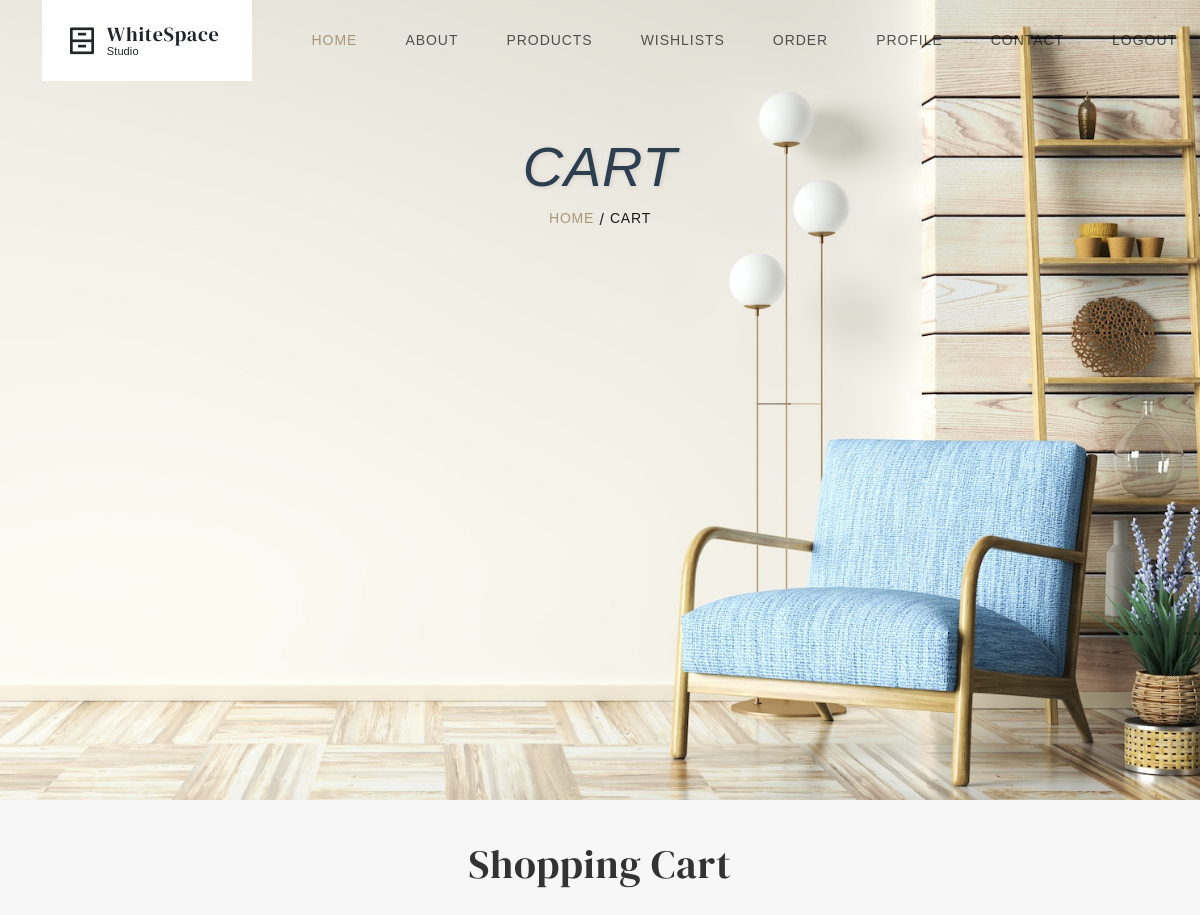
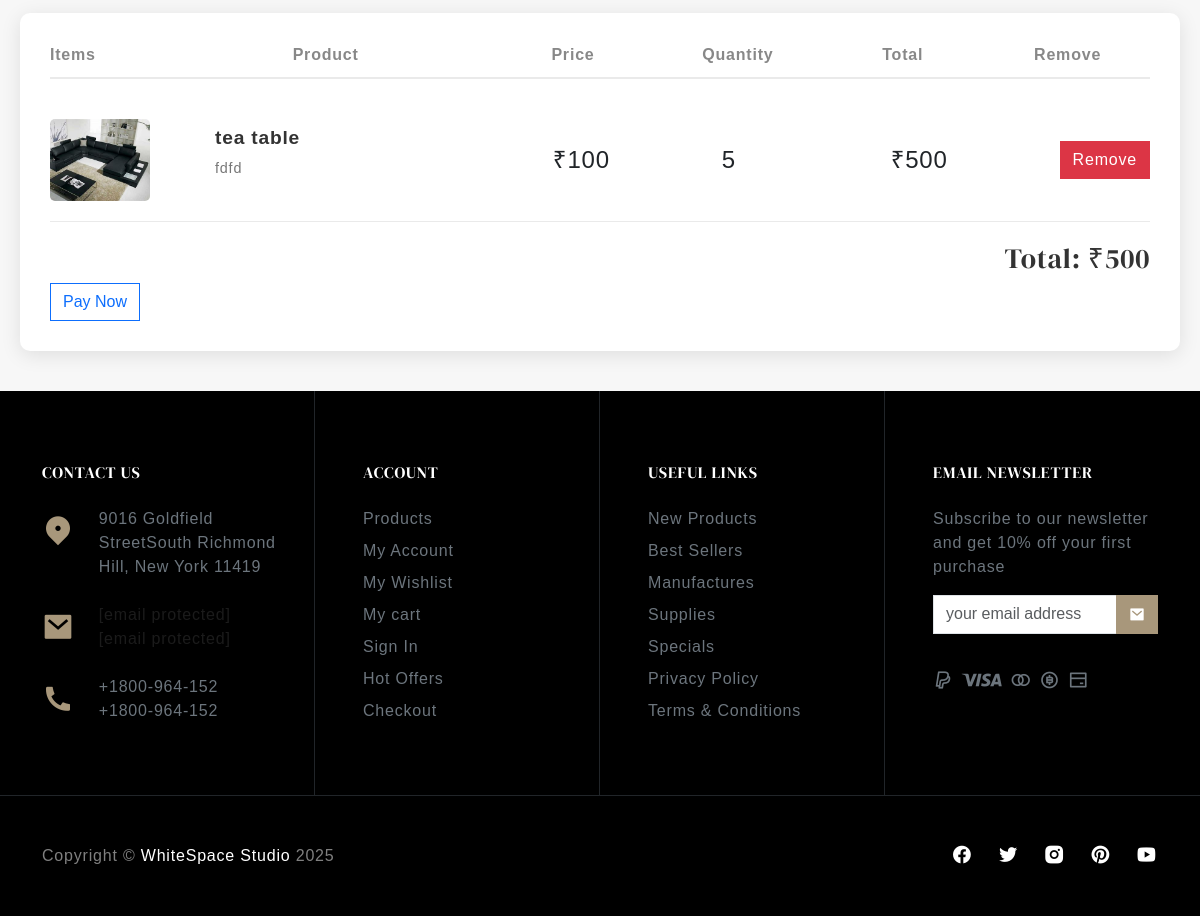
Screenshot of /ecommerce-cart (signed in) with the database file from the repository (2 pictures, top to bottom).
### myapp/models.py (models this page shows, shortened)
class productCart(models.Model):
    user = models.ForeignKey(Login, on_delete=models.CASCADE)
    product = models.ForeignKey(Product, on_delete=models.CASCADE)
    Price = models.IntegerField(default=100)
    Quantity = models.IntegerField()
    Order_id = models.IntegerField(default=0)
    Order_status = models.IntegerField(default=0)
    timeStamp = models.DateTimeField(auto_now=True, editable=False)

class Product(models.Model):
    Seller = models.ForeignKey('Login', on_delete=models.CASCADE, limit_choices_to={'role': 'Seller'}, default='')
    Cate = models.ForeignKey(ProductCategory, on_delete=models.CASCADE, default="")
    name = models.CharField(max_length=25)
    desc = models.TextField()
    price = models.IntegerField()
    timestamp = models.DateTimeField(auto_now=True)
    image1 = models.ImageField(upload_to='product_images/', blank=True, default='')
    def pic(self):
        return mark_safe('<img src = "{}" width = "100">'.format(self.image1.url))
    pic.allow_tags = True

### myapp/views.py (the view, shortened to what this page needs)
# urls.py: path('ecommerce-cart', views.ecommerce_cart, name='ecommerce_cart'),
def ecommerce_cart(request):
    context = checksession(request)
    uid = request.session['log_id']  # Assuming you have user authentication
    cart_items = productCart.objects.filter(user__id=uid, Order_status=0)  # Adjust the filter criteria as needed
    for item in cart_items:
        item.total_price = item.product.price * item.Quantity
    total_price2 = sum(item.product.price * item.Quantity for item in cart_items)
    context.update({'cartdetails': cart_items, 'total_price2': total_price2})
    return render(request, 'shop-cart.html', context)

### myapp/views.py (called while the page is built)
def checksession(request):
    uid = request.session.get('log_id')
    if not uid:
        return None
    try:
        userdata = Login.objects.get(id=uid)
        is_seller = userdata.role == "Seller"
        if is_seller:
            try:
                profile = SellerProfile.objects.get(user=userdata)
            except SellerProfile.DoesNotExist:
                profile = None
        else:
            try:
                profile = UserProfile.objects.get(user=userdata)
            except UserProfile.DoesNotExist:
                profile = None
        context = {
            'userdata': userdata,
            'is_seller': is_seller,
            'profile': profile,
        }
        return context
    except Login.DoesNotExist:
        return None

### myapp/templates/shop-cart.html (shortened to what this page needs)
{%extends 'base.html'%}
{%block main%}
{%load static%}
<div class="container py-5 my-1">
<div class="row align-items-center g-4">
<div class="col-lg-12 col-12 text-center">
<div class="text-center">
<h1 class="fw-Italic display-2" data-aos="fade-up" data-aos-duration="500">CART</h1>
<nav aria-label="breadcrumb" class="d-flex justify-content-center">
<ol class="breadcrumb" data-aos="fade-up" data-aos-duration="600">
<li class="breadcrumb-item small"><a href="/" class="text-secondary">HOME </a></li> &nbsp;/&nbsp;<span><li class="breadcrumb-item small active" aria-current="page"><a
        href="/addproduct">CART</a></li>
</span>
</ol>
</nav>
</div>
</div>
</div>
</div>
</div>
<section class="w3l-ecom-cart">
    <div class="covers-main">
        <div class="wrapper">
            <h1>Shopping Cart</h1>
            <div class="shopping-cart">
                <div class="column-labels">
                    <label class="product-image">Items</label>
                    <label class="product-details">Product</label>
                    <label class="price1">Price</label>
                    <label class="product-quantity">Quantity</label>
                    <label class="price1">Total</label>
                    <label class="product-removal">Remove</label>
                </div>
                {% for item in cartdetails %}
                <div class="product">
                    <div class="product-image">
                        <a href=""><img src="{{ item.product.image1.url }}" alt="" class="img-responsive"></a>
                    </div>
                    <div class="product-details">
                        <div class="product-title"><a href="">{{ item.product.name }}</a></div>
                        <p class="product-description">{{ item.product.desc }}</p>
                    </div>
                    <div class="price1">₹{{ item.product.price }}</div>
                    <div class="product-quantity">
                        {{ item.Quantity }}
                    </div>
                    <div class="price1">₹{{ item.total_price }}</div>
                    <div>
                        <a href="{% url 'removefromcart' item.id %}" class="btn bg-danger text-white">Remove</a>
                    </div>
                </div>
                {% endfor %}
                <div class="total-price">
                    <h3>Total: ₹{{ total_price2 }}</h3>
                </div>
                {% if cartdetails %}
                <form method="post">
                    <button type="submit" class="btn btn-outline-primary">Pay Now</button>
                </form>
                {% endif %}
            </div>
        </div>
    </div>
</section>
{%endblock%}

### myapp/static/css/style.css (style rules this page uses)
body { font-family:manrope,sans-serif;letter-spacing:.05rem }
.h1,.h2,.h3,.h4,.h5,.h6,h1,h2,h3,h4,h5,h6 { font-family:"dm serif display";font-weight:400!important;letter-spacing:.05rem }
p { letter-spacing:.05rem }
a { text-decoration:none;color:#1b1b1b }
.btn { border-radius:0 }
.text-secondary { color:#a8977b!important }

### myapp/static/css/common.css (style rules this page uses)
body { font-family:manrope,sans-serif;letter-spacing:.05rem }
.h1,.h2,.h3,.h4,.h5,.h6,h1,h2,h3,h4,h5,h6 { font-family:"dm serif display";font-weight:400!important;letter-spacing:.05rem }
body { overflow-x:hidden }
a { -webkit-transition:all .3s ease 0s;-moz-transition:all .3s ease 0s;-o-transition:all .3s ease 0s;transition:all .3s ease 0s }

### myapp/templates/shop-cart.html (style rules this page uses)
h1.fw-Italic.display-2 { font-family: "Audiowide", sans-serif; font-size: 3.5rem; font-style: italic; font-weight: 400; color: #2c3e50; text-shadow: 1px 1px 5px rgba(0, 0, 0, 0.1); transition: transform 0.4s ease; }
[data-aos="fade-up"] { opacity: 0; transform: translateY(30px); transition: opacity 0.5s ease, transform 0.5s ease; }
[data-aos="fade-up"].aos-animate { opacity: 1; transform: translateY(0); }
.w3l-ecom-cart { padding: 40px 0; background-color: #f7f7f7; }
.covers-main h1 { text-align: center; font-size: 2.5rem; font-weight: 700; color: #333; margin-bottom: 40px; }
.wrapper { max-width: 1200px; margin: 0 auto; padding: 0 20px; }
.shopping-cart { background-color: #fff; padding: 30px; box-shadow: 0 4px 20px rgba(0, 0, 0, 0.1); border-radius: 10px; }
.column-labels { display: flex; justify-content: space-between; border-bottom: 2px solid #eaeaea; padding-bottom: 10px; margin-bottom: 20px; font-weight: bold; color: #888; }
.column-labels label { font-size: 1rem; text-align: center; }
.product { display: flex; align-items: center; justify-content: space-between; padding: 20px 0; border-bottom: 1px solid #eaeaea; }
.product img { width: 100px; height: auto; border-radius: 5px; }
.product-details { flex: 2; padding: 0px 0px 0px 65px; text-align: left; }
.product-title a { font-size: 1.2rem; font-weight: 600; color: #333; text-decoration: none; }
.product-description { font-size: 0.9rem; color: #777; margin-top: 5px; }
.price1, .product-quantity, .product-removal { font-size: 1.5rem; text-align: left; flex: 1; }
.product-quantity { width: 60px; }
.total-price { text-align: right; font-size: 1.5rem; font-weight: 600; margin-top: 20px; color: #333; }

### rows the page displays
productCart: product.image1 (picture), product.name "tea table", product.desc "fdfd", product.price "100", Quantity "5", total_price "500"

### other values shown
{{ total_price2 }} "500"
